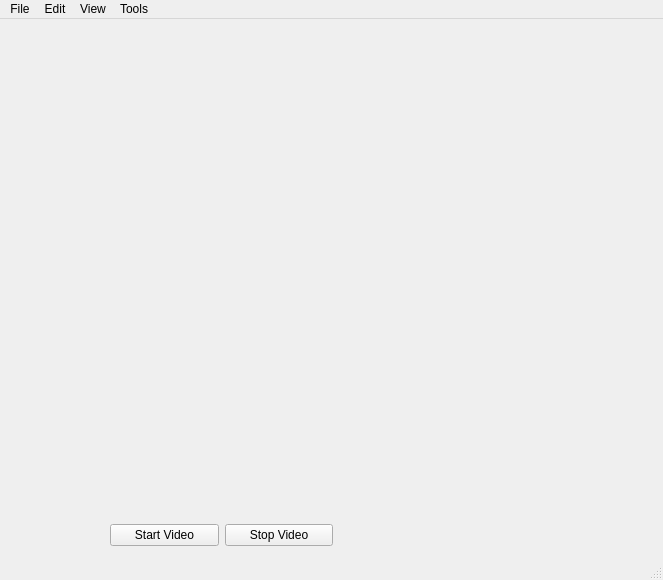
<?xml version="1.0" encoding="UTF-8"?>
<ui version="4.0">
 <class>MainWindow</class>
 <widget class="QMainWindow" name="MainWindow">
  <property name="geometry">
   <rect>
    <x>0</x>
    <y>0</y>
    <width>663</width>
    <height>580</height>
   </rect>
  </property>
  <property name="windowTitle">
   <string>MainWindow</string>
  </property>
  <widget class="QWidget" name="centralwidget">
   <widget class="QLabel" name="frameLabel">
    <property name="geometry">
     <rect>
      <x>10</x>
      <y>10</y>
      <width>640</width>
      <height>480</height>
     </rect>
    </property>
    <property name="autoFillBackground">
     <bool>true</bool>
    </property>
    <property name="text">
     <string/>
    </property>
    <property name="indent">
     <number>-1</number>
    </property>
   </widget>
   <widget class="QWidget" name="layoutWidget">
    <property name="geometry">
     <rect>
      <x>110</x>
      <y>500</y>
      <width>223</width>
      <height>32</height>
     </rect>
    </property>
    <layout class="QHBoxLayout" name="horizontalLayout">
     <item>
      <widget class="QPushButton" name="startVideoButton">
       <property name="text">
        <string>Start Video</string>
       </property>
      </widget>
     </item>
     <item>
      <widget class="QPushButton" name="stopVideoButton">
       <property name="text">
        <string>Stop Video</string>
       </property>
      </widget>
     </item>
    </layout>
   </widget>
  </widget>
  <widget class="QMenuBar" name="menubar">
   <property name="geometry">
    <rect>
     <x>0</x>
     <y>0</y>
     <width>663</width>
     <height>22</height>
    </rect>
   </property>
   <widget class="QMenu" name="menuFile">
    <property name="title">
     <string>File</string>
    </property>
    <addaction name="actionOpen"/>
    <addaction name="actionClose"/>
   </widget>
   <widget class="QMenu" name="menuEdit">
    <property name="title">
     <string>Edit</string>
    </property>
   </widget>
   <widget class="QMenu" name="menuView">
    <property name="title">
     <string>View</string>
    </property>
   </widget>
   <widget class="QMenu" name="menuTools">
    <property name="title">
     <string>Tools</string>
    </property>
    <addaction name="actionConfiguration"/>
   </widget>
   <addaction name="menuFile"/>
   <addaction name="menuEdit"/>
   <addaction name="menuView"/>
   <addaction name="menuTools"/>
  </widget>
  <widget class="QStatusBar" name="statusbar"/>
  <action name="actionOpen">
   <property name="text">
    <string>Open</string>
   </property>
  </action>
  <action name="actionClose">
   <property name="text">
    <string>Close</string>
   </property>
  </action>
  <action name="actionConfiguration">
   <property name="text">
    <string>Configuration</string>
   </property>
  </action>
 </widget>
 <resources/>
 <connections>
  <connection>
   <sender>actionClose</sender>
   <signal>triggered()</signal>
   <receiver>MainWindow</receiver>
   <slot>close()</slot>
   <hints>
    <hint type="sourcelabel">
     <x>-1</x>
     <y>-1</y>
    </hint>
    <hint type="destinationlabel">
     <x>399</x>
     <y>299</y>
    </hint>
   </hints>
  </connection>
  <connection>
   <sender>startVideoButton</sender>
   <signal>clicked()</signal>
   <receiver>MainWindow</receiver>
   <slot>update()</slot>
   <hints>
    <hint type="sourcelabel">
     <x>165</x>
     <y>537</y>
    </hint>
    <hint type="destinationlabel">
     <x>331</x>
     <y>289</y>
    </hint>
   </hints>
  </connection>
  <connection>
   <sender>stopVideoButton</sender>
   <signal>clicked()</signal>
   <receiver>MainWindow</receiver>
   <slot>update()</slot>
   <hints>
    <hint type="sourcelabel">
     <x>277</x>
     <y>537</y>
    </hint>
    <hint type="destinationlabel">
     <x>331</x>
     <y>289</y>
    </hint>
   </hints>
  </connection>
 </connections>
</ui>
